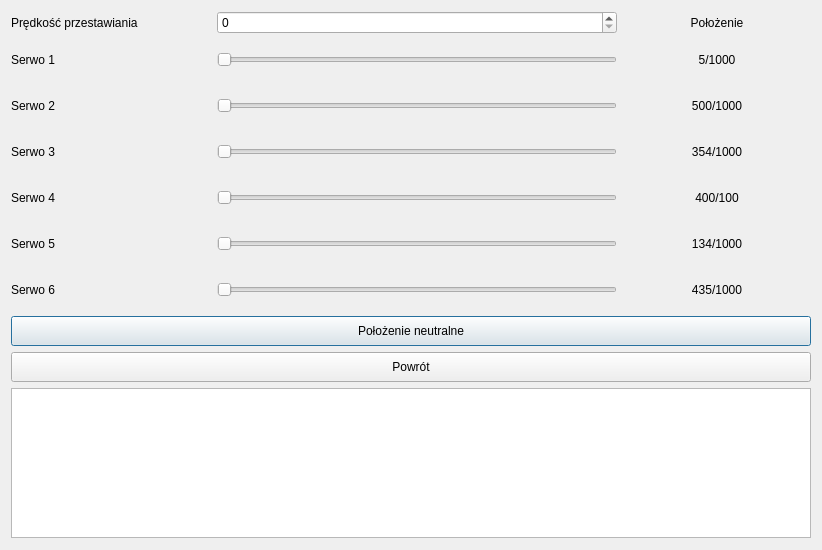
<?xml version="1.0" encoding="UTF-8"?>
<ui version="4.0">
 <class>Dialog</class>
 <widget class="QDialog" name="Dialog">
  <property name="geometry">
   <rect>
    <x>0</x>
    <y>0</y>
    <width>820</width>
    <height>550</height>
   </rect>
  </property>
  <property name="windowTitle">
   <string>Kontrola manualna</string>
  </property>
  <layout class="QGridLayout" name="gridLayout_2">
   <item row="0" column="0">
    <layout class="QGridLayout" name="gridLayout">
     <item row="7" column="0" colspan="3">
      <widget class="QPushButton" name="neutral_position_push_button">
       <property name="minimumSize">
        <size>
         <width>0</width>
         <height>30</height>
        </size>
       </property>
       <property name="text">
        <string>Położenie neutralne</string>
       </property>
      </widget>
     </item>
     <item row="1" column="2">
      <widget class="QLabel" name="servo1_location_label">
       <property name="text">
        <string>5/1000</string>
       </property>
       <property name="alignment">
        <set>Qt::AlignCenter</set>
       </property>
      </widget>
     </item>
     <item row="2" column="2">
      <widget class="QLabel" name="servo2_location_label">
       <property name="text">
        <string>500/1000</string>
       </property>
       <property name="alignment">
        <set>Qt::AlignCenter</set>
       </property>
      </widget>
     </item>
     <item row="3" column="0">
      <widget class="QLabel" name="servo3_label">
       <property name="minimumSize">
        <size>
         <width>200</width>
         <height>40</height>
        </size>
       </property>
       <property name="text">
        <string>Serwo 3</string>
       </property>
      </widget>
     </item>
     <item row="5" column="2">
      <widget class="QLabel" name="servo5_location_label">
       <property name="text">
        <string>134/1000</string>
       </property>
       <property name="alignment">
        <set>Qt::AlignCenter</set>
       </property>
      </widget>
     </item>
     <item row="6" column="2">
      <widget class="QLabel" name="servo6_location_label">
       <property name="text">
        <string>435/1000</string>
       </property>
       <property name="alignment">
        <set>Qt::AlignCenter</set>
       </property>
      </widget>
     </item>
     <item row="4" column="2">
      <widget class="QLabel" name="servo4_location_label">
       <property name="text">
        <string>400/100</string>
       </property>
       <property name="alignment">
        <set>Qt::AlignCenter</set>
       </property>
      </widget>
     </item>
     <item row="2" column="0">
      <widget class="QLabel" name="servo2_label">
       <property name="minimumSize">
        <size>
         <width>200</width>
         <height>40</height>
        </size>
       </property>
       <property name="text">
        <string>Serwo 2</string>
       </property>
      </widget>
     </item>
     <item row="0" column="0">
      <widget class="QLabel" name="speed_label">
       <property name="text">
        <string>Prędkość przestawiania</string>
       </property>
      </widget>
     </item>
     <item row="3" column="2">
      <widget class="QLabel" name="servo3_location_label">
       <property name="text">
        <string>354/1000</string>
       </property>
       <property name="alignment">
        <set>Qt::AlignCenter</set>
       </property>
      </widget>
     </item>
     <item row="1" column="0">
      <widget class="QLabel" name="servo1_label">
       <property name="minimumSize">
        <size>
         <width>200</width>
         <height>40</height>
        </size>
       </property>
       <property name="text">
        <string>Serwo 1</string>
       </property>
      </widget>
     </item>
     <item row="0" column="2">
      <widget class="QLabel" name="location_label">
       <property name="text">
        <string>Położenie</string>
       </property>
       <property name="alignment">
        <set>Qt::AlignCenter</set>
       </property>
      </widget>
     </item>
     <item row="5" column="0">
      <widget class="QLabel" name="servo5_label">
       <property name="minimumSize">
        <size>
         <width>200</width>
         <height>40</height>
        </size>
       </property>
       <property name="text">
        <string>Serwo 5</string>
       </property>
      </widget>
     </item>
     <item row="0" column="1">
      <widget class="QSpinBox" name="speed_spin_box"/>
     </item>
     <item row="6" column="0">
      <widget class="QLabel" name="servo6_label">
       <property name="minimumSize">
        <size>
         <width>200</width>
         <height>40</height>
        </size>
       </property>
       <property name="text">
        <string>Serwo 6</string>
       </property>
      </widget>
     </item>
     <item row="5" column="1">
      <widget class="QSlider" name="servo5_horizontal_slider">
       <property name="maximumSize">
        <size>
         <width>400</width>
         <height>16777215</height>
        </size>
       </property>
       <property name="orientation">
        <enum>Qt::Horizontal</enum>
       </property>
      </widget>
     </item>
     <item row="4" column="0">
      <widget class="QLabel" name="servo4_label">
       <property name="minimumSize">
        <size>
         <width>200</width>
         <height>40</height>
        </size>
       </property>
       <property name="text">
        <string>Serwo 4</string>
       </property>
      </widget>
     </item>
     <item row="1" column="1">
      <widget class="QSlider" name="servo1_horizontal_slider">
       <property name="maximumSize">
        <size>
         <width>400</width>
         <height>16777215</height>
        </size>
       </property>
       <property name="orientation">
        <enum>Qt::Horizontal</enum>
       </property>
      </widget>
     </item>
     <item row="8" column="0" colspan="3">
      <widget class="QPushButton" name="return_push_button">
       <property name="minimumSize">
        <size>
         <width>0</width>
         <height>30</height>
        </size>
       </property>
       <property name="text">
        <string>Powrót</string>
       </property>
      </widget>
     </item>
     <item row="2" column="1">
      <widget class="QSlider" name="servo2_horizontal_slider">
       <property name="maximumSize">
        <size>
         <width>400</width>
         <height>16777215</height>
        </size>
       </property>
       <property name="orientation">
        <enum>Qt::Horizontal</enum>
       </property>
      </widget>
     </item>
     <item row="3" column="1">
      <widget class="QSlider" name="servo3_horizontal_slider">
       <property name="maximumSize">
        <size>
         <width>400</width>
         <height>16777215</height>
        </size>
       </property>
       <property name="orientation">
        <enum>Qt::Horizontal</enum>
       </property>
      </widget>
     </item>
     <item row="4" column="1">
      <widget class="QSlider" name="servo4_horizontal_slider">
       <property name="maximumSize">
        <size>
         <width>400</width>
         <height>16777215</height>
        </size>
       </property>
       <property name="orientation">
        <enum>Qt::Horizontal</enum>
       </property>
      </widget>
     </item>
     <item row="6" column="1">
      <widget class="QSlider" name="servo6_horizontal_slider">
       <property name="maximumSize">
        <size>
         <width>400</width>
         <height>16777215</height>
        </size>
       </property>
       <property name="orientation">
        <enum>Qt::Horizontal</enum>
       </property>
      </widget>
     </item>
     <item row="9" column="0" colspan="3">
      <widget class="QListWidget" name="commands_list_widget">
       <property name="enabled">
        <bool>true</bool>
       </property>
       <property name="minimumSize">
        <size>
         <width>800</width>
         <height>150</height>
        </size>
       </property>
       <property name="maximumSize">
        <size>
         <width>16777215</width>
         <height>150</height>
        </size>
       </property>
      </widget>
     </item>
    </layout>
   </item>
  </layout>
 </widget>
 <resources/>
 <connections/>
</ui>
